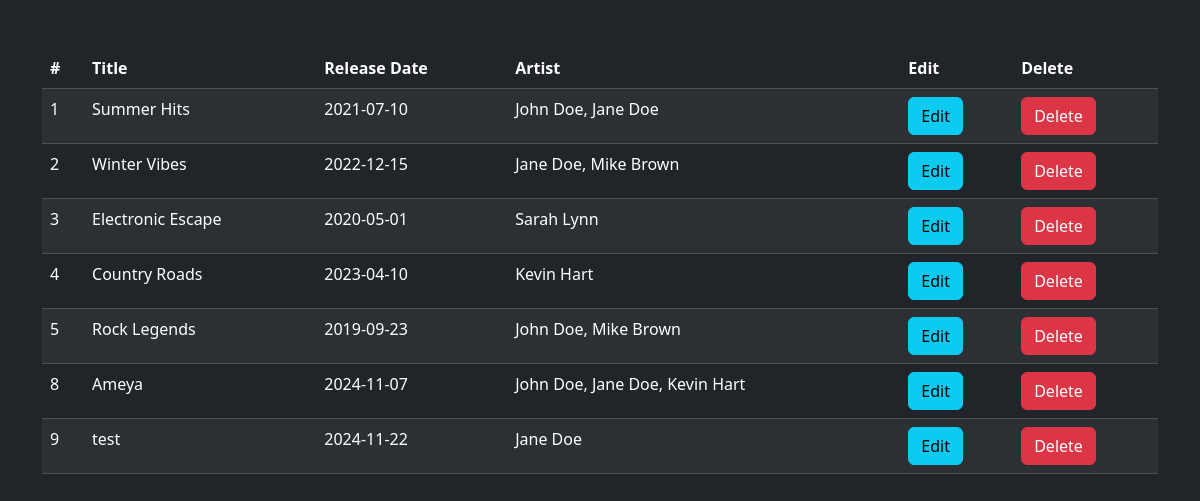
The page /admin/allAlbums.php (signed in) on the database as committed earlier.
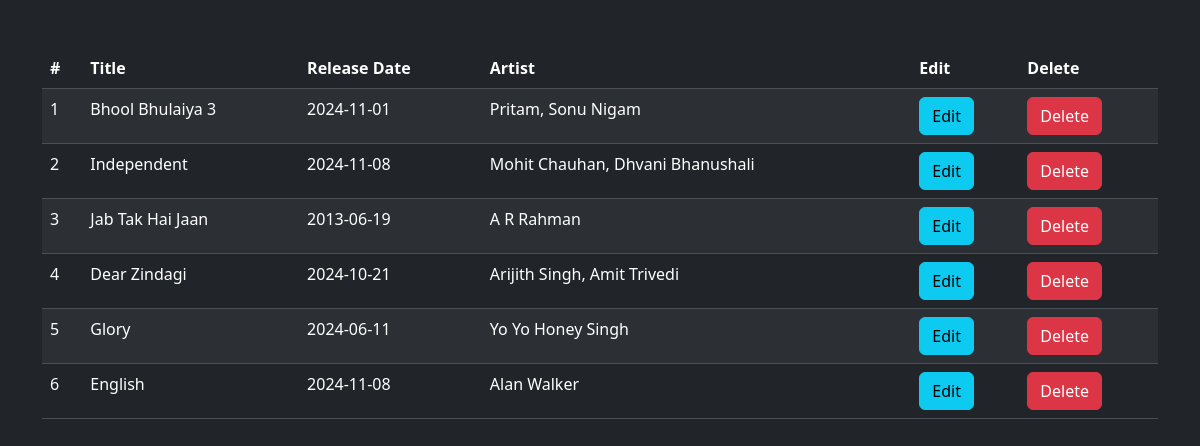
The same page on the database as committed later.
### tables this page shows
CREATE TABLE `albums` (
  `album_id` int NOT NULL AUTO_INCREMENT,
  `title` varchar(50) NOT NULL,
  `release_date` date DEFAULT NULL,
  `cover` varchar(200) DEFAULT NULL,
  PRIMARY KEY (`album_id`)
);

### admin/allAlbums.php (the view, shortened to what this page needs)
<?php
  require_once('comps/connection.php');
  $query = "SELECT
                a.album_id,
                a.title,
                a.release_date,
                GROUP_CONCAT(ar.name SEPARATOR ', ') AS artist_names
            FROM albums a
            LEFT JOIN album_artist aa ON a.album_id = aa.album_id
            LEFT JOIN artists ar ON aa.artist_id = ar.artist_id
            GROUP BY a.album_id
            ORDER BY a.album_id";
$result = $conn->query($query);
?>
<!doctype html>
<html lang="en">
<head>
  <?php require_once('comps/head.php'); ?>
</head>
<body data-bs-theme="dark">
  <div class="container mt-5">
    <table class="table table-striped">
      <thead>
        <tr>
          <th scope="col">#</th>
          <th scope="col">Title</th>
          <th scope="col">Release Date</th>
          <th scope="col">Artist</th>
          <th scope="col">Edit</th>
          <th scope="col">Delete</th>
        </tr>
      </thead>
      <tbody>
        <?php
        if($result->num_rows > 0){
            foreach ($result as $song) {
                echo '<tr>';
                echo '<td>' . $song['album_id'] . '</td>';
                echo '<td>' . $song['title'] . '</td>';
                echo '<td>' . $song['release_date'] . '</td>';
                echo '<td>' . $song['artist_names'] . '</td>';
                echo '<td><button class="btn btn-info">Edit</button></td>
                          <td><button class="btn btn-danger">Delete</button></td>
                </tr>';
            }
        }
        ?>
      </tbody>
    </table>
  </div>
</body>
</html>

### admin/comps/head.php (shortened to what this page needs)
<link href="https://cdn.jsdelivr.net/npm/bootstrap@5.3.3/dist/css/bootstrap.min.css" rel="stylesheet"
>

Rows that differ between the two databases and show on the page:
removed albums: album_id "8", title "Ameya", release_date "2024-11-07", artist_names "John Doe, Jane Doe, Kevin Hart"
removed albums: album_id "9", title "test", release_date "2024-11-22", artist_names "Jane Doe"
changed albums id 1: title "Summer Hits" → "Bhool Bhulaiya 3"; release_date "2021-07-10" → "2024-11-01"; artist_names "John Doe, Jane Doe" → "Pritam, Sonu Nigam"
changed albums id 2: title "Winter Vibes" → "Independent"; release_date "2022-12-15" → "2024-11-08"; artist_names "Jane Doe, Mike Brown" → "Mohit Chauhan, Dhvani Bhanushali"
changed albums id 3: title "Electronic Escape" → "Jab Tak Hai Jaan"; release_date "2020-05-01" → "2013-06-19"; artist_names "Sarah Lynn" → "A R Rahman"
changed albums id 4: title "Country Roads" → "Dear Zindagi"; release_date "2023-04-10" → "2024-10-21"; artist_names "Kevin Hart" → "Arijith Singh, Amit Trivedi"
changed albums id 5: title "Rock Legends" → "Glory"; release_date "2019-09-23" → "2024-06-11"; artist_names "John Doe, Mike Brown" → "Yo Yo Honey Singh"
added albums: album_id "6", title "English", release_date "2024-11-08", artist_names "Alan Walker"
